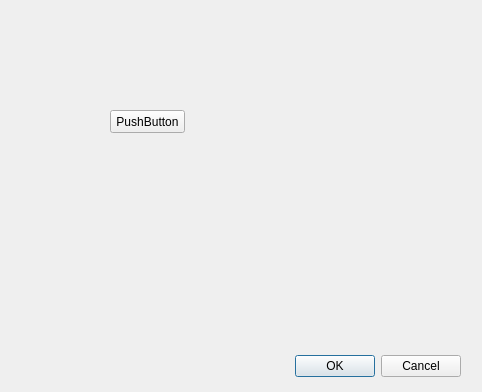
<?xml version="1.0" encoding="UTF-8"?>
<ui version="4.0">
 <class>Dialog</class>
 <widget class="QDialog" name="Dialog">
  <property name="geometry">
   <rect>
    <x>0</x>
    <y>0</y>
    <width>482</width>
    <height>392</height>
   </rect>
  </property>
  <property name="windowTitle">
   <string>Dialog</string>
  </property>
  <widget class="QDialogButtonBox" name="buttonBox">
   <property name="geometry">
    <rect>
     <x>120</x>
     <y>350</y>
     <width>341</width>
     <height>32</height>
    </rect>
   </property>
   <property name="orientation">
    <enum>Qt::Horizontal</enum>
   </property>
   <property name="standardButtons">
    <set>QDialogButtonBox::Cancel|QDialogButtonBox::Ok</set>
   </property>
  </widget>
  <widget class="QPushButton" name="pushButton">
   <property name="geometry">
    <rect>
     <x>110</x>
     <y>110</y>
     <width>75</width>
     <height>23</height>
    </rect>
   </property>
   <property name="text">
    <string>PushButton</string>
   </property>
  </widget>
 </widget>
 <resources/>
 <connections>
  <connection>
   <sender>buttonBox</sender>
   <signal>accepted()</signal>
   <receiver>Dialog</receiver>
   <slot>accept()</slot>
   <hints>
    <hint type="sourcelabel">
     <x>248</x>
     <y>254</y>
    </hint>
    <hint type="destinationlabel">
     <x>157</x>
     <y>274</y>
    </hint>
   </hints>
  </connection>
  <connection>
   <sender>buttonBox</sender>
   <signal>rejected()</signal>
   <receiver>Dialog</receiver>
   <slot>reject()</slot>
   <hints>
    <hint type="sourcelabel">
     <x>316</x>
     <y>260</y>
    </hint>
    <hint type="destinationlabel">
     <x>286</x>
     <y>274</y>
    </hint>
   </hints>
  </connection>
 </connections>
</ui>
